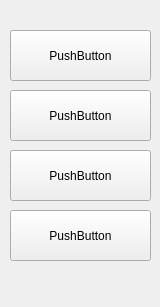
<?xml version="1.0" encoding="UTF-8"?>
<ui version="4.0">
 <class>MainButtonListClass</class>
 <widget class="QWidget" name="MainButtonListClass">
  <property name="windowModality">
   <enum>Qt::NonModal</enum>
  </property>
  <property name="geometry">
   <rect>
    <x>0</x>
    <y>0</y>
    <width>160</width>
    <height>307</height>
   </rect>
  </property>
  <property name="minimumSize">
   <size>
    <width>160</width>
    <height>0</height>
   </size>
  </property>
  <property name="maximumSize">
   <size>
    <width>160</width>
    <height>16777215</height>
   </size>
  </property>
  <property name="windowTitle">
   <string>MainButtonList</string>
  </property>
  <property name="autoFillBackground">
   <bool>true</bool>
  </property>
  <widget class="QPushButton" name="pushButton">
   <property name="geometry">
    <rect>
     <x>10</x>
     <y>30</y>
     <width>141</width>
     <height>51</height>
    </rect>
   </property>
   <property name="text">
    <string>PushButton</string>
   </property>
  </widget>
  <widget class="QPushButton" name="pushButton_2">
   <property name="geometry">
    <rect>
     <x>10</x>
     <y>90</y>
     <width>141</width>
     <height>51</height>
    </rect>
   </property>
   <property name="text">
    <string>PushButton</string>
   </property>
  </widget>
  <widget class="QPushButton" name="pushButton_3">
   <property name="geometry">
    <rect>
     <x>10</x>
     <y>150</y>
     <width>141</width>
     <height>51</height>
    </rect>
   </property>
   <property name="text">
    <string>PushButton</string>
   </property>
  </widget>
  <widget class="QPushButton" name="pushButton_4">
   <property name="geometry">
    <rect>
     <x>10</x>
     <y>210</y>
     <width>141</width>
     <height>51</height>
    </rect>
   </property>
   <property name="text">
    <string>PushButton</string>
   </property>
  </widget>
 </widget>
 <layoutdefault spacing="6" margin="11"/>
 <resources/>
 <connections/>
</ui>
